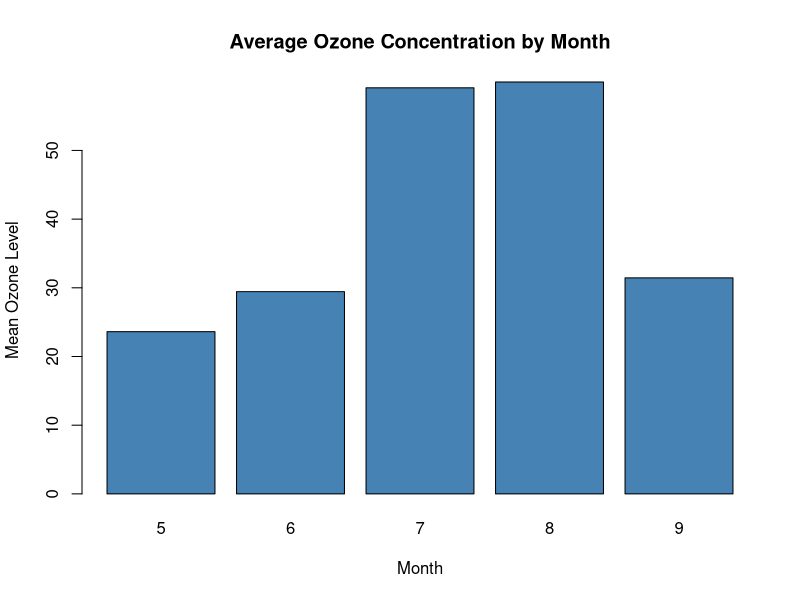
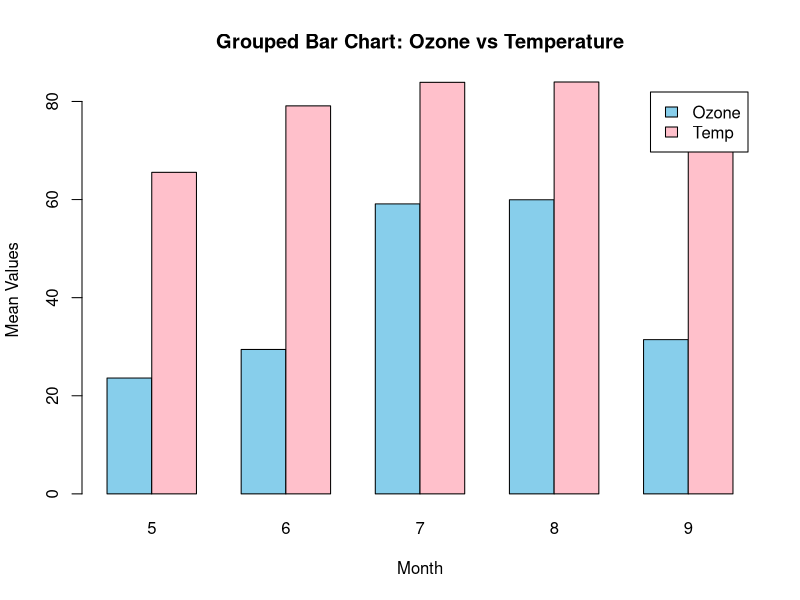
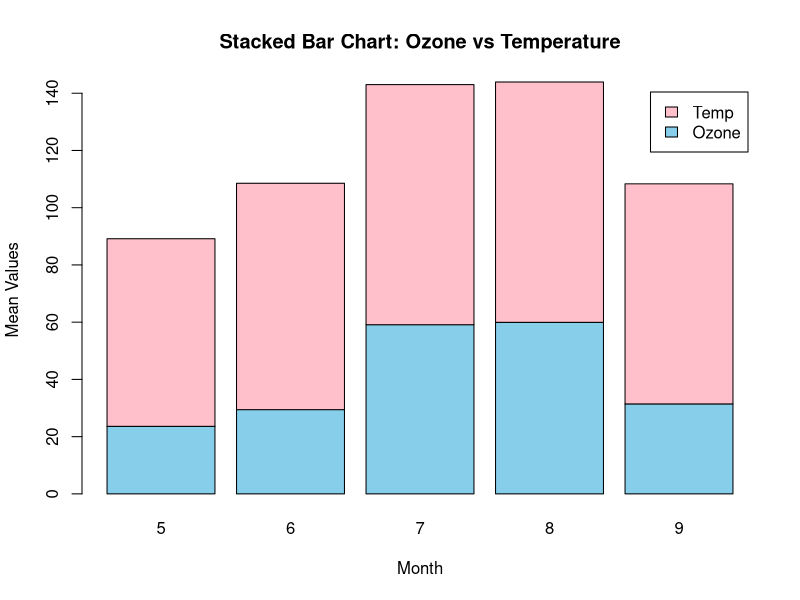

Recreate these plots in R, in order.
# week 3b
# Load the Dataset
data(airquality)

# Inspect the Dataset
?airquality
head(airquality)
str(airquality)
class(airquality)

# Calculate Mean Ozone per Month (remove missing values)
mean_ozone <- tapply(
  airquality$Ozone,
  airquality$Month,
  mean,
  na.rm = TRUE
)

mean_ozone

# Simple Bar Chart
barplot(
  mean_ozone,
  main = "Average Ozone Concentration by Month",
  xlab = "Month",
  ylab = "Mean Ozone Level",
  col = "steelblue"
)

# Prepare Data for Grouped and Stacked Charts
group_means <- rbind(
  Ozone = tapply(airquality$Ozone, airquality$Month, mean, na.rm = TRUE),
  Temp = tapply(airquality$Temp, airquality$Month, mean, na.rm = TRUE)
)

group_means

# Grouped (Clustered) Bar Chart
barplot(
  group_means,
  beside = TRUE,
  col = c("skyblue", "pink"),
  legend.text = TRUE,
  main = "Grouped Bar Chart: Ozone vs Temperature",
  xlab = "Month",
  ylab = "Mean Values"
)

# Stacked Bar Chart
barplot(
  group_means,
  beside = FALSE,
  col = c("skyblue", "pink"),
  legend.text = TRUE,
  main = "Stacked Bar Chart: Ozone vs Temperature",
  xlab = "Month",
  ylab = "Mean Values"
)
